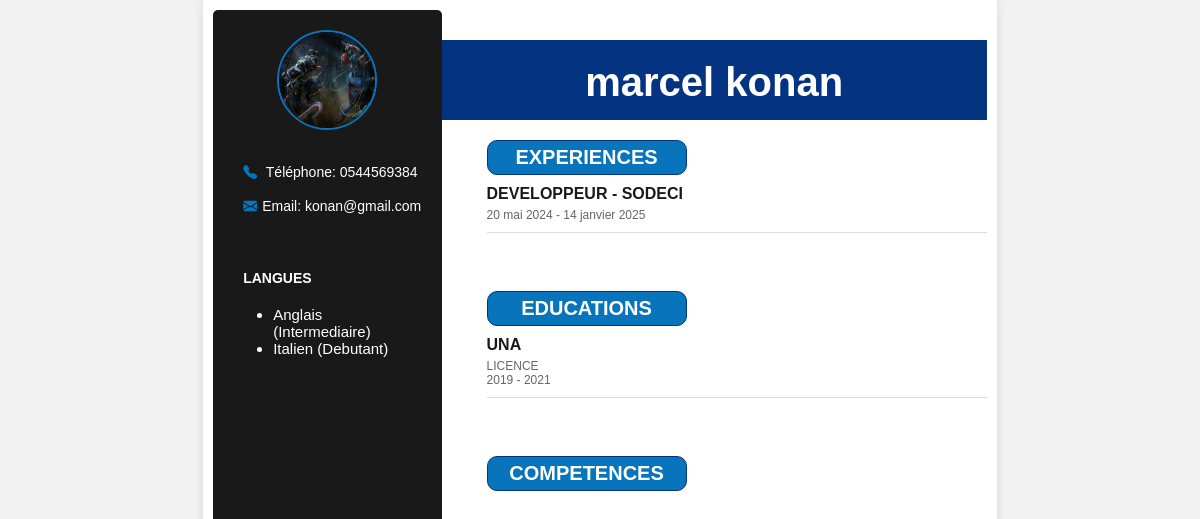
/creation_cv/133/ (signed in), run on the app's committed database.
### trombi/models.py (models this page shows, shortened)
class Utilisateur(AbstractUser):
    telephone = models.CharField(max_length=20, blank=True)
    adresse = models.CharField(max_length=20,blank=True)
    photo = models.ImageField(upload_to='photos/', blank=True)
    date_naissance = models.DateField(null=True, verbose_name="Année de début")
    groups = models.ManyToManyField(
        Group,
        related_name="custom_user_groups",  # Nom unique
        blank=True,
        help_text="Les groupes auxquels cet utilisateur appartient.",
        verbose_name="groupes",
    )
    user_permissions = models.ManyToManyField(
        Permission,
        related_name="custom_user_permissions",  # Nom unique
        blank=True,
        help_text="Les permissions spécifiques à cet utilisateur.",
        verbose_name="permissions de l’utilisateur",
    )
    class Meta:
        verbose_name = 'Utilisateur'
        verbose_name_plural = 'Utilisateurs'

class Langue(models.Model):
    NIVEAUX_CECRL = [
        ('Débutant', 'Débutant'),
        ('Intermédiaire', 'Intermédiaire'),
        ('Avancé', 'Avancé'),
    ]
    utilisateur = models.ForeignKey(Utilisateur, on_delete=models.CASCADE, related_name='user_langues')
    cv = models.ManyToManyField(CV, related_name='langues_cv', blank=True)
    libelle = models.CharField(max_length=50)
    niveau = models.CharField(max_length=100)
    class Meta:
        verbose_name = 'Langue'
        verbose_name_plural = 'Langues'
        unique_together = ['utilisateur', 'libelle']

class Experience(models.Model):
    utilisateur = models.ForeignKey(Utilisateur, on_delete=models.CASCADE, related_name='user_experiences')
    cv = models.ManyToManyField(CV, related_name='experiences_cv', blank=True)
    poste = models.CharField(max_length=200)
    entreprise = models.CharField(max_length=200)
    annee_debut_exp = models.DateField(null=True, verbose_name="Année de début")
    annee_fin_exp = models.DateField(null=True, verbose_name="Année de début")
    description = models.TextField()
    class Meta:
        verbose_name = 'Expérience'
        verbose_name_plural = 'Expériences'
        ordering = ['-annee_debut_exp']

class Formation(models.Model):
    utilisateur = models.ForeignKey(Utilisateur, on_delete=models.CASCADE, related_name='user_formations')
    cv = models.ManyToManyField(CV, related_name='formations_cv', blank=True)
    diplome = models.CharField(max_length=200)
    etablissement = models.CharField(max_length=200)
    annee_debut_educ = models.IntegerField(null=True, verbose_name="Année de début")
    annee_fin_educ = models.IntegerField(null=True, verbose_name="Année de début")
    description = models.TextField(blank=True)
    class Meta:
        verbose_name = 'Formation'
        verbose_name_plural = 'Formations'
        ordering = ['-annee_debut_educ']

### trombi/views.py (the view)
# urls.py: path('creation_cv/<int:id>/', views.creation_cv, name='creation_cv'),  # Route avec cv_id
@login_required
def creation_cv (request, id):
    cv = CV.objects.get(id=id)
    utilisateur = request.user
    langues = cv.langues.all() if cv else []
    competences = cv.competences.all() if cv else []
    experiences = cv.cv_experiences.all() if cv else []
    formations = cv.cv_formations.all() if cv else []
    titre_cv = cv.titre if cv else "Mon CV"
    return render(request, "trombi/generer_cv.html", {
        "cv": cv,
        "utilisateur": utilisateur,
        "langues": langues,
        "competences": competences,
        "experiences": experiences,
        "formations": formations,
        "titre_cv": titre_cv,
    })

### trombi/templates/trombi/generer_cv.html (shortened to what this page needs)
{% load static %}
<!DOCTYPE html>
<html lang="en">
<head>
    <link rel="stylesheet" href="{% static 'css/cv.css' %}">
    <link rel="stylesheet"
        href="https://cdnjs.cloudflare.com/ajax/libs/bootstrap-icons/1.10.3/font/bootstrap-icons.min.css">
</head>
<body>
    <div class="cv-container">
        <div class="sidebar">
            <div class="profile">
                {% if utilisateur.photo %}
                <img src="{{ utilisateur.photo.url }}" alt="Profile Picture">
                {% else %}
                <img src="{% static 'images/default_profile.png' %}" alt="Default Profile Picture">
                {% endif %}
            </div>
            <div class="contact-info">
                <p><i class="bi bi-telephone-fill icon-blue mg-5px"></i> <span>Téléphone:</span> {{utilisateur.telephone }}</p><br>
                <p><i class="bi bi-envelope-fill icon-blue mg-5px"></i><span>Email:</span> {{ utilisateur.email }}</p><br><br>
            </div>
            <div class="languages">
                <h2>LANGUES</h2>
                <ul>
                    {% for langue in langues %}
                    <li>{{ langue.libelle }} ({{ langue.niveau }})</li>
                    {% endfor %}
                </ul>
            </div>
        </div>
        <div class="main-content">
            <div class="rectangle">
                <h1>{{ utilisateur.first_name }} {{ utilisateur.last_name }}</h1>
            </div>
            <section class="experience">
                <h2>EXPERIENCES</h2>
                {% for experience in experiences %}
                <div class="job">
                    <h3>{{ experience.poste }} - {{ experience.entreprise }}</h3>
                    <p>{{ experience.annee_debut_exp }} - {% if experience.annee_fin_exp %}{{ experience.annee_fin_exp}}{% else %}Présent{% endif %}</p>
                </div><br>
                {% endfor %}
            </section>
            <section class="education">
                <h2>EDUCATIONS</h2>
                {% for formation in formations %}
                <div class="school">
                    <h3>{{ formation.etablissement }}</h3>
                    <p>{{ formation.diplome }}</p>
                    <p>{{ formation.annee_debut_educ }} - {{ formation.annee_fin_educ }}</p>
                </div><br>
                {% endfor %}
            </section>
            <section class="skills">
                <h2>COMPETENCES</h2>
            </section>
        </div>
    </div>
</body>
</html>

### static/css/cv.css (style rules this page uses)
* { margin: 0; padding: 0; box-sizing: border-box; font-family: Arial, sans-serif; }
body { display: flex; justify-content: center; background-color: #f2f2f2; height: 100%; margin: auto; align-items: flex-start; }
.cv-container { display: flex; max-width: 210mm; min-width: 210mm; max-height: 297mm; min-height: 297mm; background-color: white; box-shadow: 0 0 10px rgba(0, 0, 0, 0.1); flex-direction: row; padding: 10px; margin: 0 auto; page-break-after: always; margin-top: 0; margin-bottom: 0; }
.sidebar { width: 230px; background-color: #191919; color: #fff; padding: 20px; text-align: center; border-radius: 5px; margin-top: 0; }
.profile img { width: 100px; height: 100px; border-radius: 50%; margin-bottom: 10px; border: 2px solid #0774bb; }
.about, .contact-info, .languages, .expertise { margin-bottom: 20px; text-align: left; padding-left: 10px; }
.about h3, .languages h2, .contact-info p { font-size: 14px; color: #fff; }
.languages ul, .expertise ul { font-size: 12px; color: #fff; margin-left: 10px; padding: 20px; font-size: 15px; }
.main-content { width: 550px; padding-top: 10px; margin-bottom: 0; }
.experience, .education, .skills { padding: 15px 0 0 45px; margin: 5px 0; }
section > h2 { color: #fff; margin-bottom: 10px; padding-bottom: 5px; width: 200px; border: 1px solid #043382; text-align: center; padding: 5px; border-radius: 10px; font-size: 20px; background-color: #0774bb; }
.job, .school { margin-bottom: 20px; padding-bottom: 10px; border-bottom: 1px solid #ddd; }
.job h3, .school h3 { color: #191919; font-size: 16px; margin-bottom: 5px; }
.job p, .school p { font-size: 12px; color: #666; }
.rectangle { height: 80px; width: 100%; margin: 20px 20px 0 0; background-color: #043382; text-align: center; padding-top: 20px; color: #ffffff; font-size: 20px; }
.icon-blue { color: #0774bb; }
.mg-5px { margin-right: 5px; }

### data on the page
Utilisateur: photo (picture), telephone "0544569384", email "konan@gmail.com", first_name "marcel", last_name "konan"
Langue: libelle "Anglais", niveau "Intermediaire"
Langue: libelle "Italien", niveau "Debutant"
Experience: poste "DEVELOPPEUR", entreprise "SODECI", annee_debut_exp "20 mai 2024", annee_fin_exp "14 janvier 2025"
Formation: etablissement "UNA", diplome "LICENCE", annee_debut_educ "2019", annee_fin_educ "2021"
